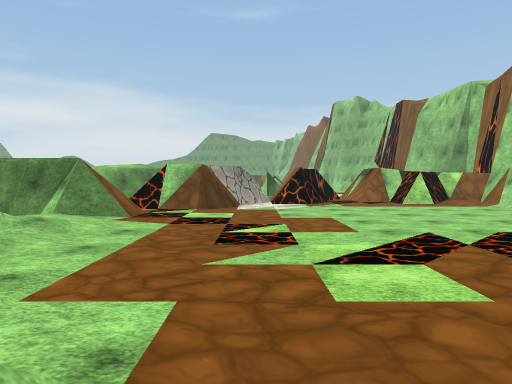
view 1 (above)

16 first-person views from a walk through a scene from a Unity 3-D project. The camera is 1.5 m above the floor, tilts 2° down and sees 70° across. The floor is counted in squares, 2 m on a side. Each view is taken from the middle of a square. On the plan, view 1 faces up. The plan holds only what a view shows up to about 11 squares ahead; the rest is blank. The place goes on beyond the plan. Some surface patterns are stand-ins.

view 2
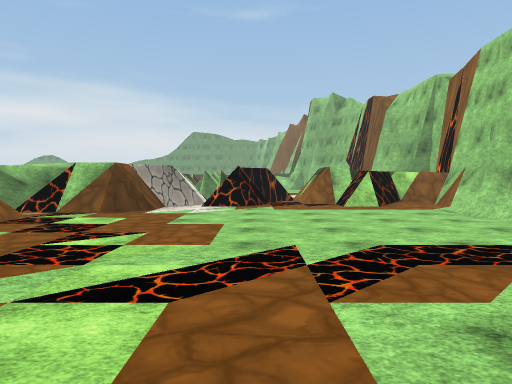

view 3
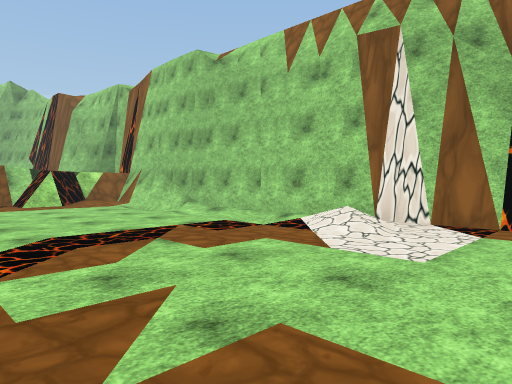

view 4
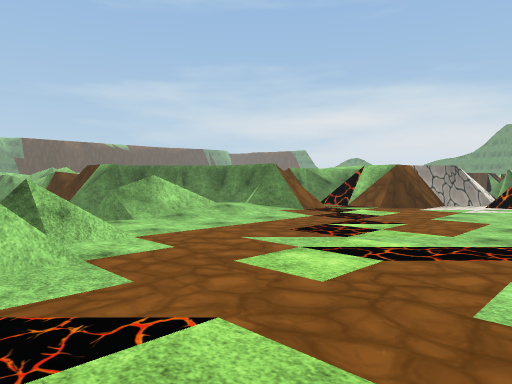

view 5
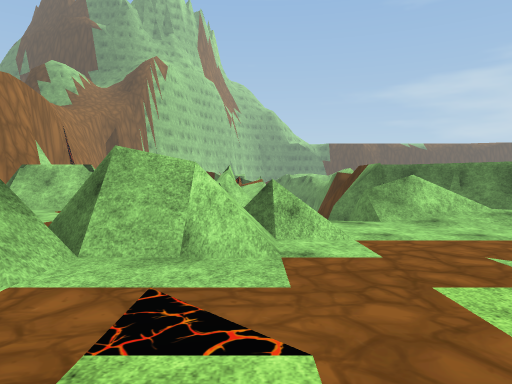

view 6
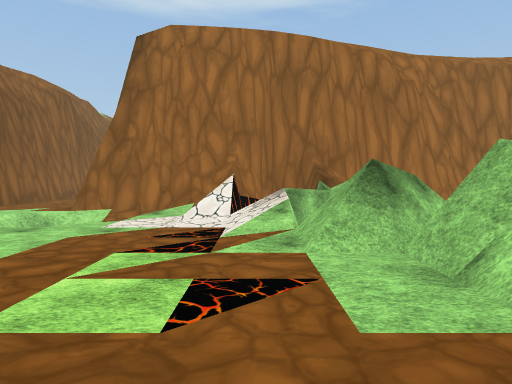

view 7
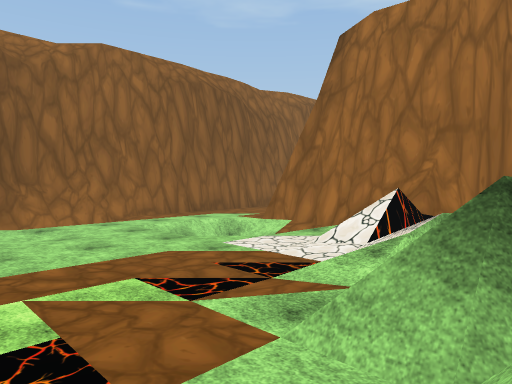

view 8
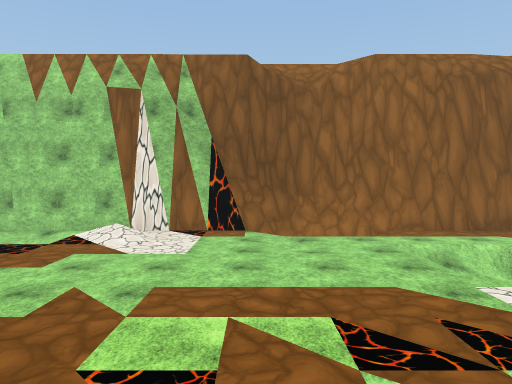

view 9
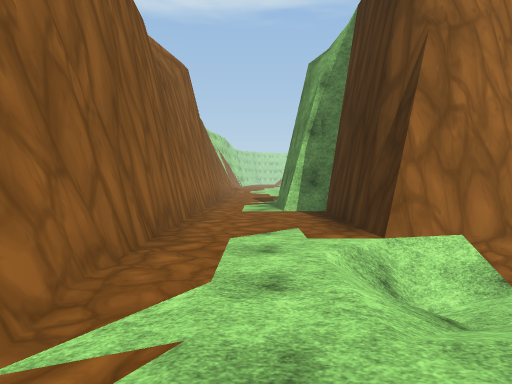

view 10
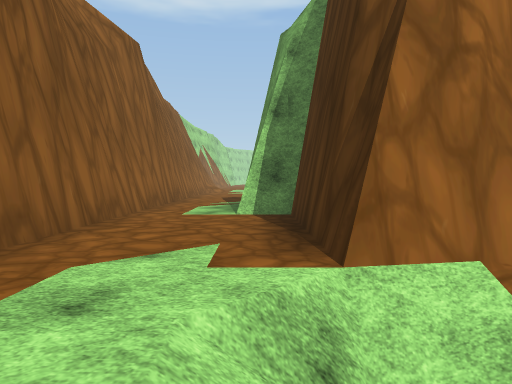

view 11
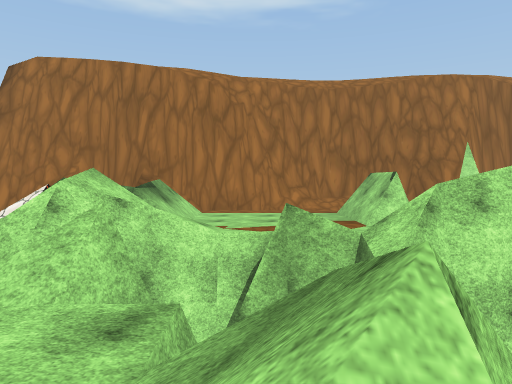

view 12
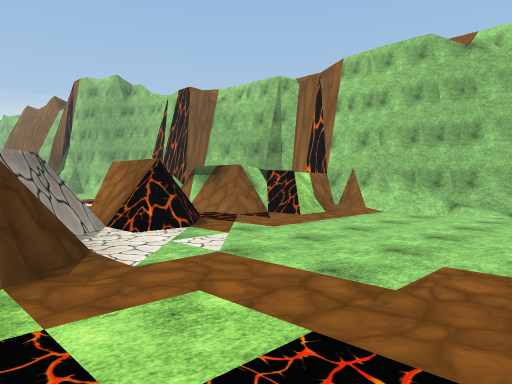

view 13
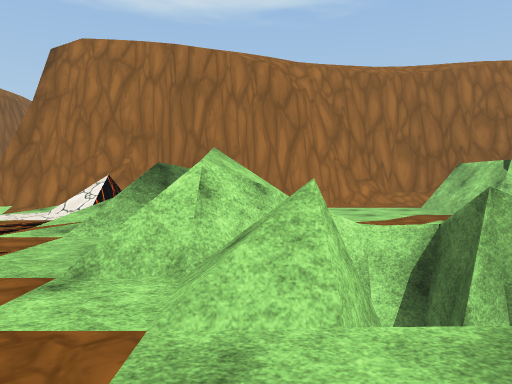

view 14
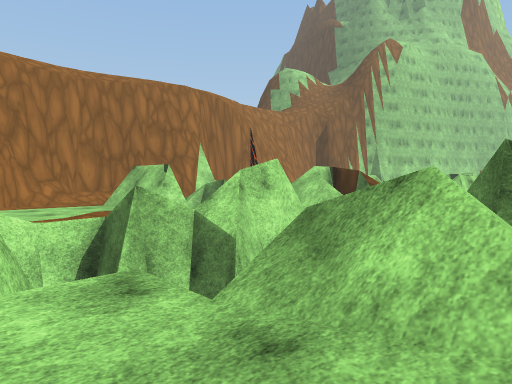

view 15
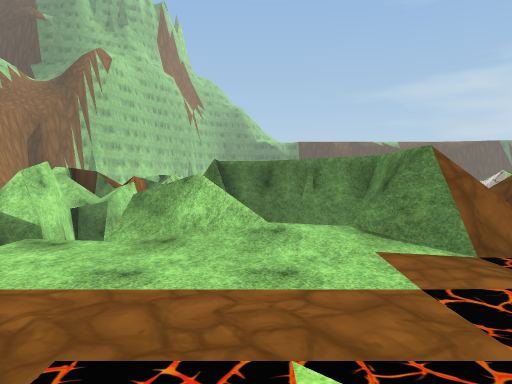

view 16
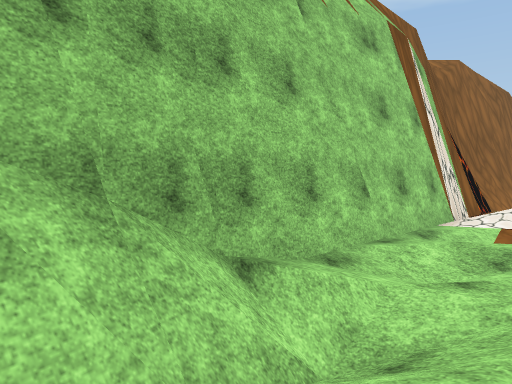

### Floor plan
Key: @ floor where view 1 was taken; # wall or solid block; . main floor; : floor 0.25 m higher than the main floor; - floor 0.25 m lower than the main floor; + floor 0.75 m higher than the main floor; / step, stairs or slope; = window, fence, low wall or low ledge; v drop or lower ground.
Columns run from 7 left of view 1 to 9 right of it. Each row starts with its distance up from view 1.
 12       ####.###=#
 11       #.....=:/##
 10     ###......./##
  9     ==........//#
  8     #.........//#
  7  ####.........//#
  6 ## v/.........//#
  5 #  //.........//#
  4 #vv//.........//#
  3 v vv..........//#
  2    vv/..........#
  1 vvvvvv/.........#
  0 #=+vv=/@......./#
 -1    : ==......-./#
 -2  ....=#v/....../#
 -3 #....+vv/../////#
 -4 ##...+vvv// //..#
 -5  #...++vv/////..#
 -6  #    #######...#
 -7    #####    #...#
 -8             #...#
 -9             #...#
-10             ##..#
-11              #..#
-12              #..#
-13               ..#
-14               ..#

Where each view was taken, in squares from view 1:
view 1: 0 up, 0 right, facing up
view 2: 1 up, 2 right, facing up
view 3: 0 up, 2 right, facing up-right
view 4: 0 up, 3 right, facing up-left
view 5: 1 up, 3 right, facing left
view 6: 3 up, 1 right, facing down
view 7: 1 up, 1 left, facing down-right
view 8: 0 up, 1 left, facing right
view 9: 1 down, 7 right, facing down
view 10: 3 down, 6 right, facing down
view 11: 5 up, 4 left, facing down
view 12: 6 up, 2 left, facing up-right
view 13: 4 up, 2 left, facing down
view 14: 5 up, 2 left, facing down-left
view 15: 5 up, 1 right, facing left
view 16: 11 up, 6 right, facing down-right
